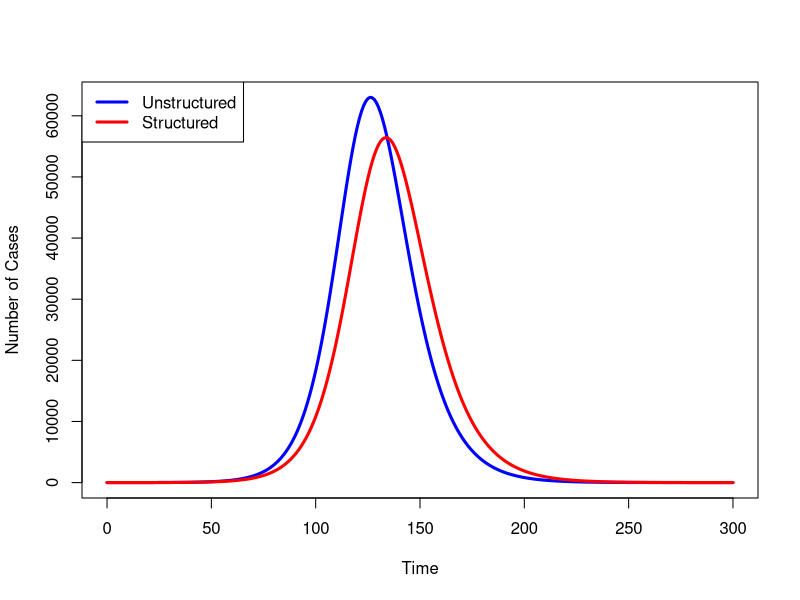
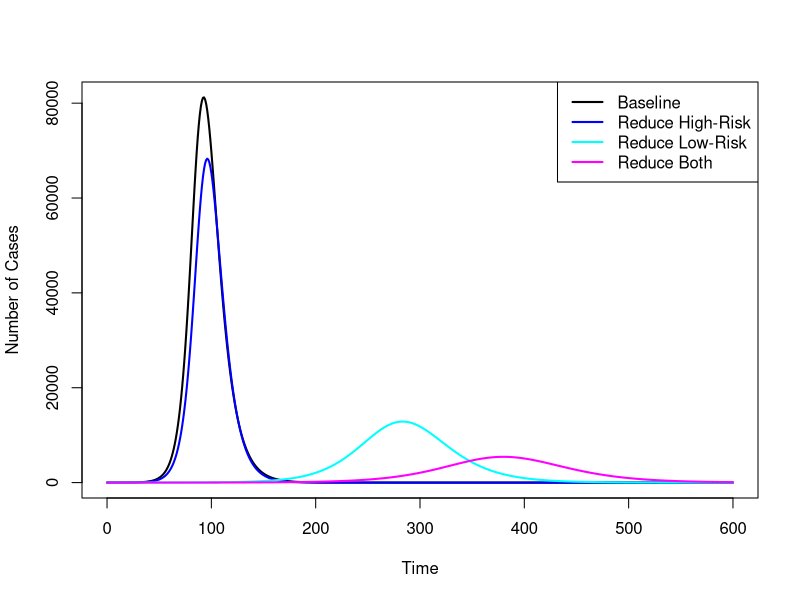
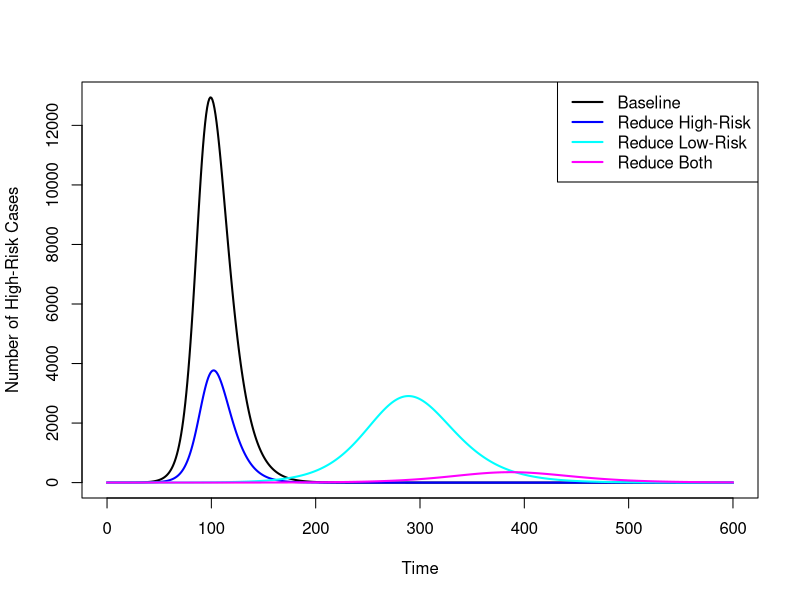

The R source for these figures, in order:
## ---- chunk 1
knitr::opts_chunk$set(echo = TRUE)
## ---- chunk 2
library(deSolve)

## SIR model
sir <- function(t,x,parms){
  S <- x[1]
  I <- x[2]
  R <- x[3]
  C <- x[4]
  with(as.list(parms),
{
  S.dot <- -beta*S*I/N
  I.dot <- beta*S*I/N - nu*I
  R.dot <- nu*I
  C.dot <- beta*S*I/N              ## cumulative cases
  res <- c(S.dot,I.dot,R.dot,C.dot)
  list(res)
})
}
## SIR model with two subpopulations
hsir <- function(t,x,parms){
    S1 <- x[1]
    I1 <- x[2]
    R1 <- x[3]
    S2 <- x[4]
    I2 <- x[5]
    R2 <- x[6]
    C <- x[7]
    with(as.list(parms),
         {
             S1.dot <- -S1*(beta11*I1 + beta12*I2)/N
             I1.dot <- S1*(beta11*I1 + beta12*I2)/N - nu*I1
             R1.dot <- nu*I1
             S2.dot <- -S2*(beta22*I2 + beta21*I1)/N
             I2.dot <- S2*(beta22*I2 + beta21*I1)/N - nu*I2
             R2.dot <- nu*I2
             C.dot <-  S1*(beta11*I1 + beta12*I2)/N + S2*(beta22*I2 + beta21*I1)/N       ## cumulative cases
             res <- c(S1.dot,I1.dot,R1.dot,S2.dot,I2.dot,R2.dot,C.dot)
             list(res)
         })
}

times <- seq(0,300,1)
N <- 1000000
x0 <- c((N-1)/2,0.5,0,(N-1)/2,0.5,0,1)
parms <- c(N=N, beta11=0.5, beta12=0.15, beta22=0.5, beta21=0.05, nu=1/5)

## ODE evals
stateMatrix <- ode(y=x0, times, hsir, parms)
colnames(stateMatrix) <- c("Time","S1","I1","R1","S2","I2","R2","C")

### Compare to unstructured model
y0 <- c(N-1,1,0,1)
parms0 <- c(N=N, beta=0.3, nu=1/5)
stateMatrix1 <- ode(y=y0, times, sir, parms0)
colnames(stateMatrix1) <- c("Time","S","I","R","C")

## plot epidemic curves
plot(stateMatrix1[,"Time"], stateMatrix1[,"I"], type="l", lwd=3, col="blue",
     xlab="Time", ylab="Number of Cases")
lines(stateMatrix[,"Time"], (stateMatrix[,"I1"] + stateMatrix[,"I2"]), type="l", lwd=3, col="red")
legend("topleft", c("Unstructured","Structured"), col=c("blue","red"), lwd=3)
## ---- chunk 3
## R_0 = beta/nu = 1.5
0.3 * 5
## R_0 dominant eigenvalue of G = 2.93
G <- matrix(c(0.5, 0.15, 0.05, 0.5)*5, nr=2, nc=2, byrow=TRUE)
eigen(G)$values
## ---- chunk 4
# baseline from before
parms1 <- c(N=N, beta11=0.5, beta12=0.15, beta22=0.5, beta21=0.05, nu=1/5)
# reduce high-risk contact
## beta21 and beta22 define transmission to group 2 and incorporate
## contact rates along with transmissibility
## reduce these betas by half
parms2 <- c(N=N, beta11=0.5, beta12=0.15, beta22=0.25, beta21=0.025, nu=1/5)
# reduce low-risk contact
# assume we can only reduce by a third
parms3 <- c(N=N, beta11=0.335, beta12=0.1, beta22=0.5, beta21=0.05, nu=1/5)
# reduce both
parms4 <- c(N=N, beta11=0.335, beta12=0.1, beta22=0.25, beta21=0.025, nu=1/5)
z0 <- c(2*(N-1)/3,0.5,0,(N-1)/3,0.5,0,1)
times <- seq(0,600,1)
## ---- chunk 5
## baseline
stateMatrix1 <- ode(y=z0, times, hsir, parms1)
colnames(stateMatrix1) <- c("Time","S1","I1","R1","S2","I2","R2","C")
## reduce high-risk contact
stateMatrix2 <- ode(y=z0, times, hsir, parms2)
colnames(stateMatrix2) <- c("Time","S1","I1","R1","S2","I2","R2","C")
## reduce low-risk contact
stateMatrix3 <- ode(y=z0, times, hsir, parms3)
colnames(stateMatrix3) <- c("Time","S1","I1","R1","S2","I2","R2","C")
## reduce both
stateMatrix4 <- ode(y=z0, times, hsir, parms4)
colnames(stateMatrix4) <- c("Time","S1","I1","R1","S2","I2","R2","C")

## plot epidemic curves
# baseline
plot(stateMatrix1[,"Time"], (stateMatrix1[,"I1"] + stateMatrix1[,"I2"]), 
  type="l", lwd=2, col="black",
  xlab="Time", ylab="Number of Cases")
# reduce high-risk
lines(stateMatrix2[,"Time"], (stateMatrix2[,"I1"] + stateMatrix2[,"I2"]), type="l", lwd=2, col="blue")
# reduce low-risk
lines(stateMatrix3[,"Time"], (stateMatrix3[,"I1"] + stateMatrix3[,"I2"]), type="l", lwd=2, col="cyan")
# reduce both
lines(stateMatrix4[,"Time"], (stateMatrix4[,"I1"] + stateMatrix4[,"I2"]), type="l", lwd=2, col="magenta")
legend("topright", c("Baseline","Reduce High-Risk", "Reduce Low-Risk", "Reduce Both"), col=c("black","blue","cyan","magenta"), lwd=2)
## ---- chunk 6
## plot epidemic curves
# baseline
plot(stateMatrix1[,"Time"], stateMatrix1[,"I2"], 
  type="l", lwd=2, col="black",
  xlab="Time", ylab="Number of High-Risk Cases")
# reduce high-risk
lines(stateMatrix2[,"Time"], stateMatrix2[,"I2"], type="l", lwd=2, col="blue")
# reduce low-risk
lines(stateMatrix3[,"Time"], stateMatrix3[,"I2"], type="l", lwd=2, col="cyan")
# reduce both
lines(stateMatrix4[,"Time"], stateMatrix4[,"I2"], type="l", lwd=2, col="magenta")
legend("topright", c("Baseline","Reduce High-Risk", "Reduce Low-Risk", "Reduce Both"), col=c("black","blue","cyan","magenta"), lwd=2)
